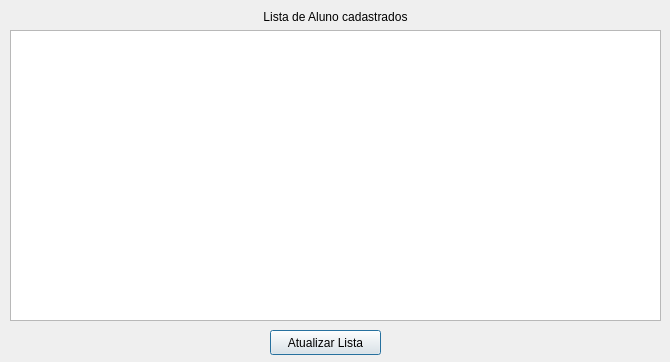
<?xml version="1.0" encoding="UTF-8"?>
<ui version="4.0">
 <class>formlistaaluno</class>
 <widget class="QDialog" name="formlistaaluno">
  <property name="geometry">
   <rect>
    <x>0</x>
    <y>0</y>
    <width>670</width>
    <height>362</height>
   </rect>
  </property>
  <property name="windowTitle">
   <string>Dialog</string>
  </property>
  <widget class="QPushButton" name="pushButton">
   <property name="geometry">
    <rect>
     <x>270</x>
     <y>330</y>
     <width>111</width>
     <height>25</height>
    </rect>
   </property>
   <property name="text">
    <string>Atualizar Lista</string>
   </property>
  </widget>
  <widget class="QWidget" name="layoutWidget">
   <property name="geometry">
    <rect>
     <x>10</x>
     <y>10</y>
     <width>651</width>
     <height>311</height>
    </rect>
   </property>
   <layout class="QVBoxLayout" name="verticalLayout">
    <item>
     <widget class="QLabel" name="label_2">
      <property name="text">
       <string>Lista de Aluno cadastrados</string>
      </property>
      <property name="alignment">
       <set>Qt::AlignCenter</set>
      </property>
     </widget>
    </item>
    <item>
     <widget class="QTableWidget" name="tableWidget"/>
    </item>
   </layout>
  </widget>
 </widget>
 <resources/>
 <connections/>
</ui>
